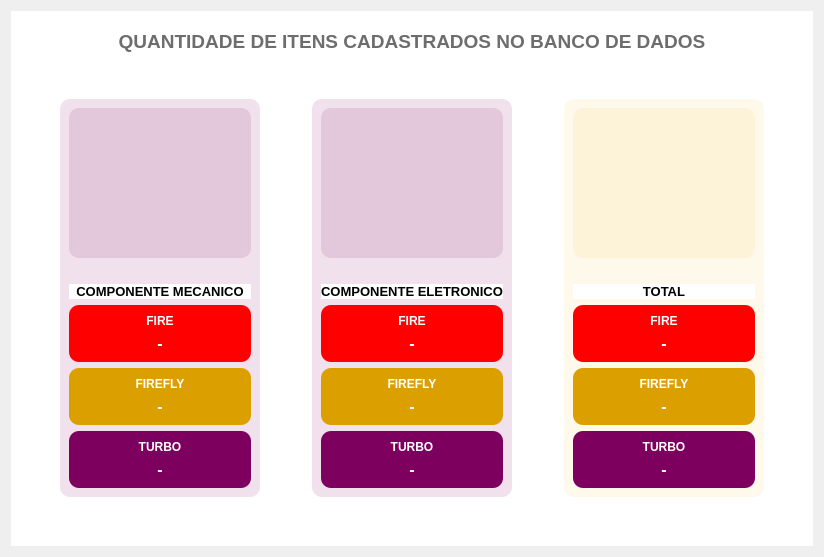
      <widget class="QWidget" name="pgMapa">
       <layout class="QGridLayout" name="gridLayout_7">
        <item row="0" column="0">
         <widget class="QWidget" name="widget_4" native="true">
          <property name="styleSheet">
           <string notr="true">background-color: rgb(255, 255, 255);</string>
          </property>
          <layout class="QGridLayout" name="gridLayout_13">
           <item row="4" column="4">
            <spacer name="horizontalSpacer_8">
             <property name="orientation">
              <enum>Qt::Horizontal</enum>
             </property>
             <property name="sizeType">
              <enum>QSizePolicy::Expanding</enum>
             </property>
             <property name="sizeHint" stdset="0">
              <size>
               <width>40</width>
               <height>20</height>
              </size>
             </property>
            </spacer>
           </item>
           <item row="4" column="1">
            <widget class="QFrame" name="frame">
             <property name="minimumSize">
              <size>
               <width>200</width>
               <height>0</height>
              </size>
             </property>
             <property name="styleSheet">
              <string notr="true">background-color: rgba(125, 0, 94, 30);
border-radius:10px;</string>
             </property>
             <property name="frameShape">
              <enum>QFrame::StyledPanel</enum>
             </property>
             <property name="frameShadow">
              <enum>QFrame::Raised</enum>
             </property>
             <layout class="QGridLayout" name="gridLayout_11">
              <item row="5" column="0">
               <widget class="QWidget" name="widget_9" native="true">
                <property name="styleSheet">
                 <string notr="true">background-color: rgb(219, 160, 0);
color: rgb(255, 255, 255);
border-radius:10px;</string>
                </property>
                <layout class="QVBoxLayout" name="verticalLayout_4">
                 <item>
                  <widget class="QLabel" name="label_24">
                   <property name="font">
                    <font>
                     <bold>true</bold>
                    </font>
                   </property>
                   <property name="text">
                    <string>FIREFLY</string>
                   </property>
                   <property name="alignment">
                    <set>Qt::AlignCenter</set>
                   </property>
                  </widget>
                 </item>
                 <item>
                  <widget class="QLabel" name="lbMecanicoFirefly">
                   <property name="font">
                    <font>
                     <pointsize>12</pointsize>
                     <bold>true</bold>
                    </font>
                   </property>
                   <property name="text">
                    <string>-</string>
                   </property>
                   <property name="alignment">
                    <set>Qt::AlignCenter</set>
                   </property>
                  </widget>
                 </item>
                </layout>
               </widget>
              </item>
              <item row="6" column="0">
               <widget class="QWidget" name="widget_11" native="true">
                <property name="styleSheet">
                 <string notr="true">background-color: rgb(125, 0, 94);
color: rgb(255, 255, 255);
border-radius:10px;</string>
                </property>
                <layout class="QVBoxLayout" name="verticalLayout_5">
                 <item>
                  <widget class="QLabel" name="label_26">
                   <property name="font">
                    <font>
                     <bold>true</bold>
                    </font>
                   </property>
                   <property name="text">
                    <string>TURBO</string>
                   </property>
                   <property name="alignment">
                    <set>Qt::AlignCenter</set>
                   </property>
                  </widget>
                 </item>
                 <item>
                  <widget class="QLabel" name="lbMecanicoTurbo">
                   <property name="font">
                    <font>
                     <pointsize>12</pointsize>
                     <bold>true</bold>
                    </font>
                   </property>
                   <property name="text">
                    <string>-</string>
                   </property>
                   <property name="alignment">
                    <set>Qt::AlignCenter</set>
                   </property>
                  </widget>
                 </item>
                </layout>
               </widget>
              </item>
              <item row="4" column="0">
               <widget class="QWidget" name="widget_7" native="true">
                <property name="styleSheet">
                 <string notr="true">background-color: rgb(255, 0, 0);
color: rgb(255, 255, 255);
border-radius:10px;</string>
                </property>
                <layout class="QVBoxLayout" name="verticalLayout_3">
                 <item>
                  <widget class="QLabel" name="label_4">
                   <property name="font">
                    <font>
                     <bold>true</bold>
                    </font>
                   </property>
                   <property name="text">
                    <string>FIRE</string>
                   </property>
                   <property name="alignment">
                    <set>Qt::AlignCenter</set>
                   </property>
                  </widget>
                 </item>
                 <item>
                  <widget class="QLabel" name="lbMecanicoFire">
                   <property name="font">
                    <font>
                     <pointsize>12</pointsize>
                     <bold>true</bold>
                    </font>
                   </property>
                   <property name="text">
                    <string>-</string>
                   </property>
                   <property name="alignment">
                    <set>Qt::AlignCenter</set>
                   </property>
                  </widget>
                 </item>
                </layout>
               </widget>
              </item>
              <item row="1" column="0">
               <widget class="QLabel" name="LL">
                <property name="minimumSize">
                 <size>
                  <width>150</width>
                  <height>150</height>
                 </size>
                </property>
                <property name="maximumSize">
                 <size>
                  <width>300</width>
                  <height>300</height>
                 </size>
                </property>
                <property name="styleSheet">
                 <string notr="true"/>
                </property>
                <property name="text">
                 <string/>
                </property>
                <property name="pixmap">
                 <pixmap resource="source.qrc">:/new/prefix1/icones/mecanico.jpg</pixmap>
                </property>
                <property name="scaledContents">
                 <bool>true</bool>
                </property>
                <property name="alignment">
                 <set>Qt::AlignCenter</set>
                </property>
                <property name="wordWrap">
                 <bool>true</bool>
                </property>
               </widget>
              </item>
              <item row="2" column="0">
               <spacer name="verticalSpacer_14">
                <property name="orientation">
                 <enum>Qt::Vertical</enum>
                </property>
                <property name="sizeType">
                 <enum>QSizePolicy::Fixed</enum>
                </property>
                <property name="sizeHint" stdset="0">
                 <size>
                  <width>20</width>
                  <height>20</height>
                 </size>
                </property>
               </spacer>
              </item>
              <item row="3" column="0">
               <widget class="QLabel" name="label_12">
                <property name="font">
                 <font>
                  <pointsize>10</pointsize>
                  <bold>true</bold>
                 </font>
                </property>
                <property name="styleSheet">
                 <string notr="true">background-color: rgb(255, 255, 255);</string>
                </property>
                <property name="text">
                 <string>COMPONENTE MECANICO</string>
                </property>
                <property name="alignment">
                 <set>Qt::AlignCenter</set>
                </property>
               </widget>
              </item>
             </layout>
            </widget>
           </item>
           <item row="0" column="1" colspan="5">
            <spacer name="verticalSpacer_13">
             <property name="orientation">
              <enum>Qt::Vertical</enum>
             </property>
             <property name="sizeType">
              <enum>QSizePolicy::Fixed</enum>
             </property>
             <property name="sizeHint" stdset="0">
              <size>
               <width>20</width>
               <height>10</height>
              </size>
             </property>
            </spacer>
           </item>
           <item row="4" column="2">
            <spacer name="horizontalSpacer_7">
             <property name="orientation">
              <enum>Qt::Horizontal</enum>
             </property>
             <property name="sizeType">
              <enum>QSizePolicy::Expanding</enum>
             </property>
             <property name="sizeHint" stdset="0">
              <size>
               <width>40</width>
               <height>20</height>
              </size>
             </property>
            </spacer>
           </item>
           <item row="2" column="1" colspan="5">
            <spacer name="verticalSpacer_18">
             <property name="orientation">
              <enum>Qt::Vertical</enum>
             </property>
             <property name="sizeHint" stdset="0">
              <size>
               <width>20</width>
               <height>40</height>
              </size>
             </property>
            </spacer>
           </item>
           <item row="5" column="3">
            <spacer name="verticalSpacer_17">
             <property name="orientation">
              <enum>Qt::Vertical</enum>
             </property>
             <property name="sizeHint" stdset="0">
              <size>
               <width>20</width>
               <height>40</height>
              </size>
             </property>
            </spacer>
           </item>
           <item row="4" column="3">
            <widget class="QFrame" name="frame_3">
             <property name="minimumSize">
              <size>
               <width>200</width>
               <height>0</height>
              </size>
             </property>
             <property name="styleSheet">
              <string notr="true">background-color: rgba(125, 0, 94, 30);
border-radius:10px;</string>
             </property>
             <property name="frameShape">
              <enum>QFrame::StyledPanel</enum>
             </property>
             <property name="frameShadow">
              <enum>QFrame::Raised</enum>
             </property>
             <layout class="QGridLayout" name="gridLayout_14">
              <item row="4" column="0">
               <widget class="QWidget" name="widget_8" native="true">
                <property name="styleSheet">
                 <string notr="true">background-color: rgb(255, 0, 0);
color: rgb(255, 255, 255);
border-radius:10px;</string>
                </property>
                <layout class="QVBoxLayout" name="verticalLayout_9">
                 <item>
                  <widget class="QLabel" name="label_22">
                   <property name="font">
                    <font>
                     <bold>true</bold>
                    </font>
                   </property>
                   <property name="text">
                    <string>FIRE</string>
                   </property>
                   <property name="alignment">
                    <set>Qt::AlignCenter</set>
                   </property>
                  </widget>
                 </item>
                 <item>
                  <widget class="QLabel" name="lbEletronicoFire">
                   <property name="font">
                    <font>
                     <pointsize>12</pointsize>
                     <bold>true</bold>
                    </font>
                   </property>
                   <property name="text">
                    <string>-</string>
                   </property>
                   <property name="alignment">
                    <set>Qt::AlignCenter</set>
                   </property>
                  </widget>
                 </item>
                </layout>
               </widget>
              </item>
              <item row="6" column="0">
               <widget class="QWidget" name="widget_12" native="true">
                <property name="styleSheet">
                 <string notr="true">background-color: rgb(125, 0, 94);
color: rgb(255, 255, 255);
border-radius:10px;</string>
                </property>
                <layout class="QVBoxLayout" name="verticalLayout_11">
                 <item>
                  <widget class="QLabel" name="label_30">
                   <property name="font">
                    <font>
                     <bold>true</bold>
                    </font>
                   </property>
                   <property name="text">
                    <string>TURBO</string>
                   </property>
                   <property name="alignment">
                    <set>Qt::AlignCenter</set>
                   </property>
                  </widget>
                 </item>
                 <item>
                  <widget class="QLabel" name="lbEletronicoTurbo">
                   <property name="font">
                    <font>
                     <pointsize>12</pointsize>
                     <bold>true</bold>
                    </font>
                   </property>
                   <property name="text">
                    <string>-</string>
                   </property>
                   <property name="alignment">
                    <set>Qt::AlignCenter</set>
                   </property>
                  </widget>
                 </item>
                </layout>
               </widget>
              </item>
              <item row="5" column="0">
               <widget class="QWidget" name="widget_10" native="true">
                <property name="styleSheet">
                 <string notr="true">background-color: rgb(219, 160, 0);
color: rgb(255, 255, 255);
border-radius:10px;</string>
                </property>
                <layout class="QVBoxLayout" name="verticalLayout_10">
                 <item>
                  <widget class="QLabel" name="label_28">
                   <property name="font">
                    <font>
                     <bold>true</bold>
                    </font>
                   </property>
                   <property name="text">
                    <string>FIREFLY</string>
                   </property>
                   <property name="alignment">
                    <set>Qt::AlignCenter</set>
                   </property>
                  </widget>
                 </item>
                 <item>
                  <widget class="QLabel" name="lbEletronicoFirefly">
                   <property name="font">
                    <font>
                     <pointsize>12</pointsize>
                     <bold>true</bold>
                    </font>
                   </property>
                   <property name="text">
                    <string>-</string>
                   </property>
                   <property name="alignment">
                    <set>Qt::AlignCenter</set>
                   </property>
                  </widget>
                 </item>
                </layout>
               </widget>
              </item>
              <item row="1" column="0">
               <widget class="QLabel" name="L">
                <property name="minimumSize">
                 <size>
                  <width>150</width>
                  <height>150</height>
                 </size>
                </property>
                <property name="maximumSize">
                 <size>
                  <width>300</width>
                  <height>300</height>
                 </size>
                </property>
                <property name="text">
                 <string/>
                </property>
                <property name="pixmap">
                 <pixmap resource="source.qrc">:/new/prefix1/icones/eletricista.jpg</pixmap>
                </property>
                <property name="scaledContents">
                 <bool>true</bool>
                </property>
                <property name="alignment">
                 <set>Qt::AlignCenter</set>
                </property>
                <property name="wordWrap">
                 <bool>true</bool>
                </property>
               </widget>
              </item>
              <item row="2" column="0">
               <spacer name="verticalSpacer_15">
                <property name="orientation">
                 <enum>Qt::Vertical</enum>
                </property>
                <property name="sizeType">
                 <enum>QSizePolicy::Fixed</enum>
                </property>
                <property name="sizeHint" stdset="0">
                 <size>
                  <width>20</width>
                  <height>20</height>
                 </size>
                </property>
               </spacer>
              </item>
              <item row="3" column="0">
               <widget class="QLabel" name="label_32">
                <property name="font">
                 <font>
                  <pointsize>10</pointsize>
                  <bold>true</bold>
                 </font>
                </property>
                <property name="styleSheet">
                 <string notr="true">background-color: rgb(255, 255, 255);</string>
                </property>
                <property name="text">
                 <string>COMPONENTE ELETRONICO</string>
                </property>
                <property name="alignment">
                 <set>Qt::AlignCenter</set>
                </property>
               </widget>
              </item>
             </layout>
            </widget>
           </item>
           <item row="4" column="5">
            <widget class="QFrame" name="frame_2">
             <property name="minimumSize">
              <size>
               <width>200</width>
               <height>0</height>
              </size>
             </property>
             <property name="styleSheet">
              <string notr="true">background-color: rgba(245, 180, 0, 20);
border-radius:10px;</string>
             </property>
             <property name="frameShape">
              <enum>QFrame::StyledPanel</enum>
             </property>
             <property name="frameShadow">
              <enum>QFrame::Raised</enum>
             </property>
             <layout class="QGridLayout" name="gridLayout_12">
              <item row="1" column="0">
               <widget class="QLabel" name="label_33">
                <property name="minimumSize">
                 <size>
                  <width>150</width>
                  <height>150</height>
                 </size>
                </property>
                <property name="maximumSize">
                 <size>
                  <width>300</width>
                  <height>300</height>
                 </size>
                </property>
                <property name="text">
                 <string/>
                </property>
                <property name="pixmap">
                 <pixmap resource="source.qrc">:/new/prefix1/icones/total.jpg</pixmap>
                </property>
                <property name="scaledContents">
                 <bool>true</bool>
                </property>
                <property name="alignment">
                 <set>Qt::AlignCenter</set>
                </property>
                <property name="wordWrap">
                 <bool>true</bool>
                </property>
               </widget>
              </item>
              <item row="5" column="0">
               <widget class="QWidget" name="widget_18" native="true">
                <property name="styleSheet">
                 <string notr="true">background-color: rgb(219, 160, 0);
color: rgb(255, 255, 255);
border-radius:10px;</string>
                </property>
                <layout class="QVBoxLayout" name="verticalLayout_7">
                 <item>
                  <widget class="QLabel" name="label_46">
                   <property name="font">
                    <font>
                     <bold>true</bold>
                    </font>
                   </property>
                   <property name="text">
                    <string>FIREFLY</string>
                   </property>
                   <property name="alignment">
                    <set>Qt::AlignCenter</set>
                   </property>
                  </widget>
                 </item>
                 <item>
                  <widget class="QLabel" name="lbTotalFirefly">
                   <property name="font">
                    <font>
                     <pointsize>12</pointsize>
                     <bold>true</bold>
                    </font>
                   </property>
                   <property name="text">
                    <string>-</string>
                   </property>
                   <property name="alignment">
                    <set>Qt::AlignCenter</set>
                   </property>
                  </widget>
                 </item>
                </layout>
               </widget>
              </item>
              <item row="6" column="0">
               <widget class="QWidget" name="widget_20" native="true">
                <property name="styleSheet">
                 <string notr="true">background-color: rgb(125, 0, 94);
color: rgb(255, 255, 255);
border-radius:10px;</string>
                </property>
                <layout class="QVBoxLayout" name="verticalLayout_6">
                 <item>
                  <widget class="QLabel" name="label_50">
                   <property name="font">
                    <font>
                     <bold>true</bold>
                    </font>
                   </property>
                   <property name="text">
                    <string>TURBO</string>
                   </property>
                   <property name="alignment">
                    <set>Qt::AlignCenter</set>
                   </property>
                  </widget>
                 </item>
                 <item>
                  <widget class="QLabel" name="lbTotalTurbo">
                   <property name="font">
                    <font>
                     <pointsize>12</pointsize>
                     <bold>true</bold>
                    </font>
                   </property>
                   <property name="text">
                    <string>-</string>
                   </property>
                   <property name="alignment">
                    <set>Qt::AlignCenter</set>
                   </property>
                  </widget>
                 </item>
                </layout>
               </widget>
              </item>
              <item row="4" column="0">
               <widget class="QWidget" name="widget_13" native="true">
                <property name="styleSheet">
                 <string notr="true">background-color: rgb(255, 0, 0);
color: rgb(255, 255, 255);
border-radius:10px;</string>
                </property>
                <layout class="QVBoxLayout" name="verticalLayout_8">
                 <item>
                  <widget class="QLabel" name="label_42">
                   <property name="font">
                    <font>
                     <bold>true</bold>
                    </font>
                   </property>
                   <property name="text">
                    <string>FIRE</string>
                   </property>
                   <property name="alignment">
                    <set>Qt::AlignCenter</set>
                   </property>
                  </widget>
                 </item>
                 <item>
                  <widget class="QLabel" name="lbTotalFire">
                   <property name="font">
                    <font>
                     <pointsize>12</pointsize>
                     <bold>true</bold>
                    </font>
                   </property>
                   <property name="text">
                    <string>-</string>
                   </property>
                   <property name="alignment">
                    <set>Qt::AlignCenter</set>
                   </property>
                  </widget>
                 </item>
                </layout>
               </widget>
              </item>
              <item row="2" column="0">
               <spacer name="verticalSpacer_16">
                <property name="orientation">
                 <enum>Qt::Vertical</enum>
                </property>
                <property name="sizeType">
                 <enum>QSizePolicy::Fixed</enum>
                </property>
                <property name="sizeHint" stdset="0">
                 <size>
                  <width>20</width>
                  <height>20</height>
                 </size>
                </property>
               </spacer>
              </item>
              <item row="3" column="0">
               <widget class="QLabel" name="label_21">
                <property name="font">
                 <font>
                  <pointsize>10</pointsize>
                  <bold>true</bold>
                 </font>
                </property>
                <property name="styleSheet">
                 <string notr="true">background-color: rgb(255, 255, 255);</string>
                </property>
                <property name="text">
                 <string>TOTAL</string>
                </property>
                <property name="alignment">
                 <set>Qt::AlignCenter</set>
                </property>
               </widget>
              </item>
             </layout>
            </widget>
           </item>
           <item row="4" column="0">
            <spacer name="horizontalSpacer_10">
             <property name="orientation">
              <enum>Qt::Horizontal</enum>
             </property>
             <property name="sizeHint" stdset="0">
              <size>
               <width>40</width>
               <height>20</height>
              </size>
             </property>
            </spacer>
           </item>
           <item row="1" column="1" colspan="5">
            <widget class="QLabel" name="label_16">
             <property name="font">
              <font>
               <pointsize>14</pointsize>
               <bold>true</bold>
              </font>
             </property>
             <property name="styleSheet">
              <string notr="true">color: rgb(109, 109, 109);</string>
             </property>
             <property name="text">
              <string>QUANTIDADE DE ITENS CADASTRADOS NO BANCO DE DADOS</string>
             </property>
             <property name="alignment">
              <set>Qt::AlignCenter</set>
             </property>
            </widget>
           </item>
           <item row="4" column="6">
            <spacer name="horizontalSpacer_11">
             <property name="orientation">
              <enum>Qt::Horizontal</enum>
             </property>
             <property name="sizeHint" stdset="0">
              <size>
               <width>40</width>
               <height>20</height>
              </size>
             </property>
            </spacer>
           </item>
          </layout>
         </widget>
        </item>
       </layout>
      </widget>
